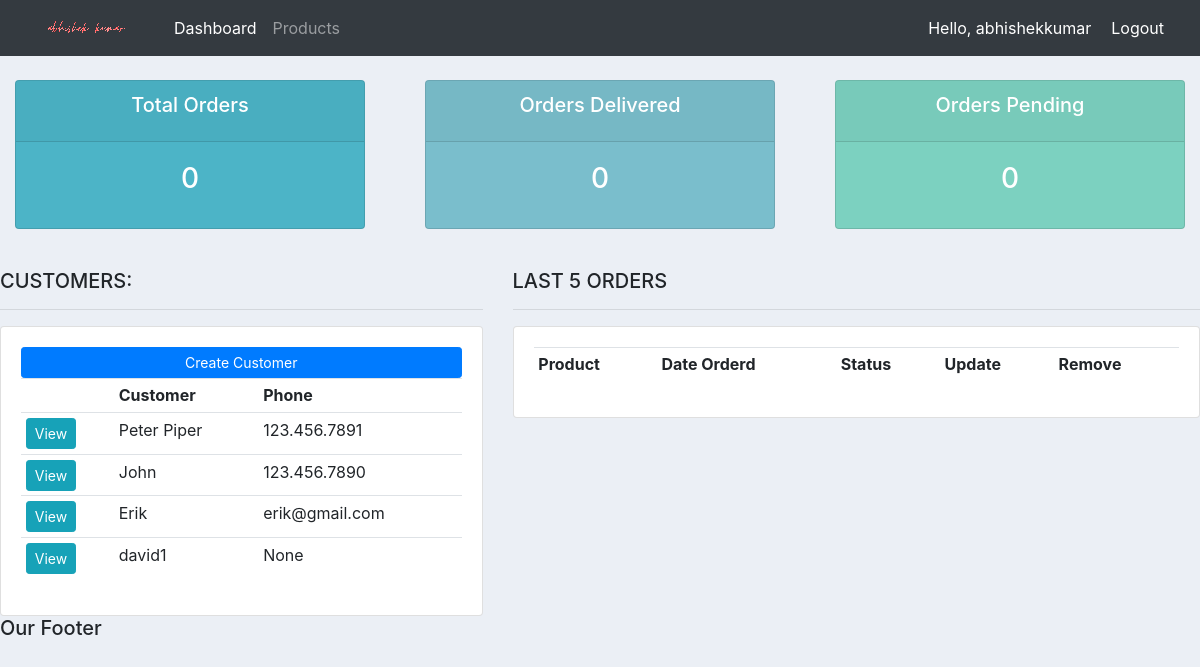
The app's page / (signed in), older data.
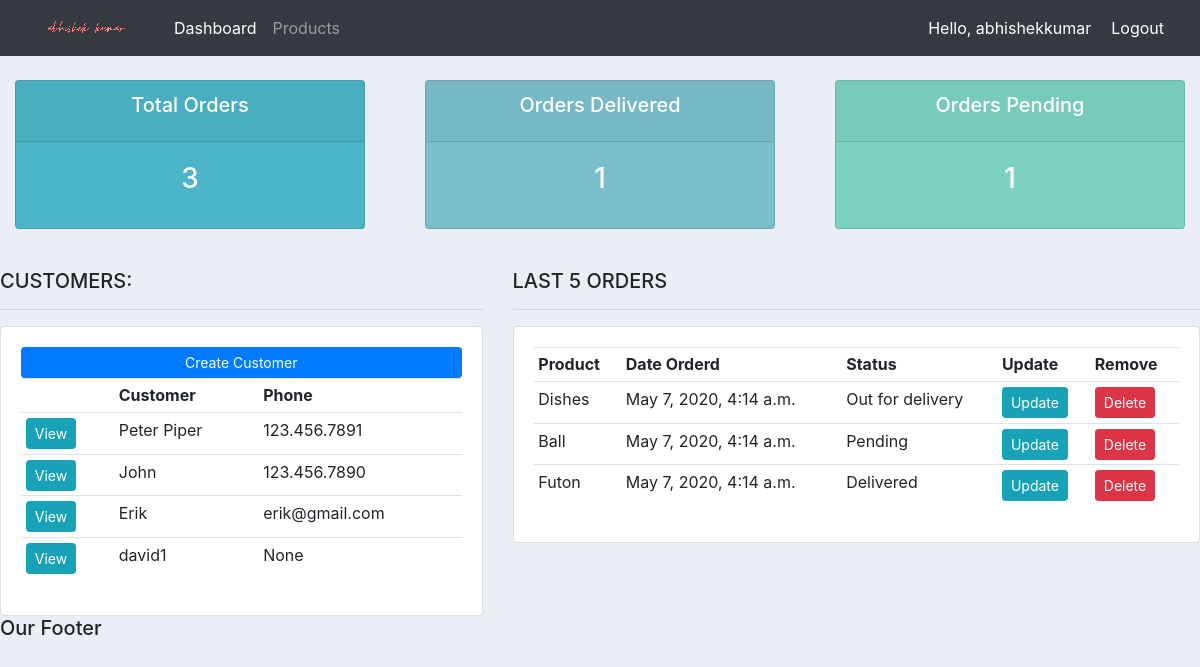
The same page, newer data.
### accounts/models.py (models this page shows, shortened)
class Customer(models.Model):
	user = models.OneToOneField(User, null=True, blank=True, on_delete=models.CASCADE)
	name = models.CharField(max_length=200, null=True)
	phone = models.CharField(max_length=200, null=True)
	email = models.CharField(max_length=200, null=True)
	profile_pic = models.ImageField(default="profile.jpg", null=True, blank=True)
	date_created = models.DateTimeField(auto_now_add=True, null=True)

class Order(models.Model):
	STATUS = (
			('Pending', 'Pending'),
			('Out for delivery', 'Out for delivery'),
			('Delivered', 'Delivered'),
			)
	customer = models.ForeignKey(Customer, null=True, on_delete= models.SET_NULL)
	product = models.ForeignKey(Product, null=True, on_delete= models.SET_NULL)
	date_created = models.DateTimeField(auto_now_add=True, null=True)
	status = models.CharField(max_length=200, null=True, choices=STATUS)
	note = models.CharField(max_length=1000, null=True)

class Product(models.Model):
	CATEGORY = (
			('Indoor', 'Indoor'),
			('Out Door', 'Out Door'),
			)
	name = models.CharField(max_length=200, null=True)
	price = models.FloatField(null=True)
	category = models.CharField(max_length=200, null=True, choices=CATEGORY)
	description = models.CharField(max_length=200, null=True, blank=True)
	date_created = models.DateTimeField(auto_now_add=True, null=True)
	tags = models.ManyToManyField(Tag)
	def __str__(self):
		return self.name

### accounts/decorators.py (the view)
	def wrapper_function(request, *args, **kwargs):
		group = None
		if request.user.groups.exists():
			group = request.user.groups.all()[0].name
		if group == 'customer':
			return redirect('user-page')
		if group == 'admin':
			return view_func(request, *args, **kwargs)

### accounts/views.py (called while the page is built)
@login_required(login_url='login')
@admin_only
def home(request):
	orders = Order.objects.all()
	customers = Customer.objects.all()
	total_customers = customers.count()
	total_orders = orders.count()
	delivered = orders.filter(status='Delivered').count()
	pending = orders.filter(status='Pending').count()
	context = {'orders':orders, 'customers':customers,
	'total_orders':total_orders,'delivered':delivered,
	'pending':pending }
	return render(request, 'accounts/dashboard.html', context)

### accounts/templates/accounts/dashboard.html
{% extends 'accounts/main.html' %}
{% block content %}
{%  include 'accounts/status.html' %}
<br>
<div class="row">
	<div class="col-md-5">
		<h5>CUSTOMERS:</h5>
		<hr>
		<div class="card card-body">
			<a class="btn btn-primary  btn-sm btn-block" href="">Create Customer</a>
			<table class="table table-sm">
				<tr>
					<th></th>
					<th>Customer</th>
					<th>Phone</th>
				</tr>
				{% for customer in customers %}
				<tr>
					<td><a class="btn btn-sm btn-info" href="{% url 'customer' customer.id %}">View</a></td>
					<td>{{customer.name}}</td>
					<td>{{customer.phone}}</td>
				</tr>
			{% endfor %}
			</table>
		</div>
	</div>
	<div class="col-md-7">
		<h5>LAST 5 ORDERS</h5>
		<hr>
		<div class="card card-body">
			<table class="table table-sm">
				<tr>
					<th>Product</th>
					<th>Date Orderd</th>
					<th>Status</th>
					<th>Update</th>
					<th>Remove</th>
				</tr>
				{% for order in orders %}
				<tr>
					<td>{{order.product}}</td>
					<td>{{order.date_created}}</td>
					<td>{{order.status}}</td>
					<td><a class="btn btn-sm btn-info" href="{% url 'update_order' order.id %}">Update</a></td>
					<td><a class="btn btn-sm btn-danger" href="{% url 'delete_order' order.id %}">Delete</a></td>
				</tr>
			{% endfor %}
			</table>
		</div>
	</div>
</div>
{% endblock %}

Row changes from the older to the newer data that the page shows:
added Order: product "Dishes", date_created "May 7, 2020, 4:14 a.m.", status "Out for delivery"
added Order: product "Ball", date_created "May 7, 2020, 4:14 a.m.", status "Pending"
added Order: product "Futon", date_created "May 7, 2020, 4:14 a.m.", status "Delivered"
Text that changed along with them:
{{ total_orders }}: "0" → "3"
{{ delivered }}: "0" → "1"
{{ pending }}: "0" → "1"
